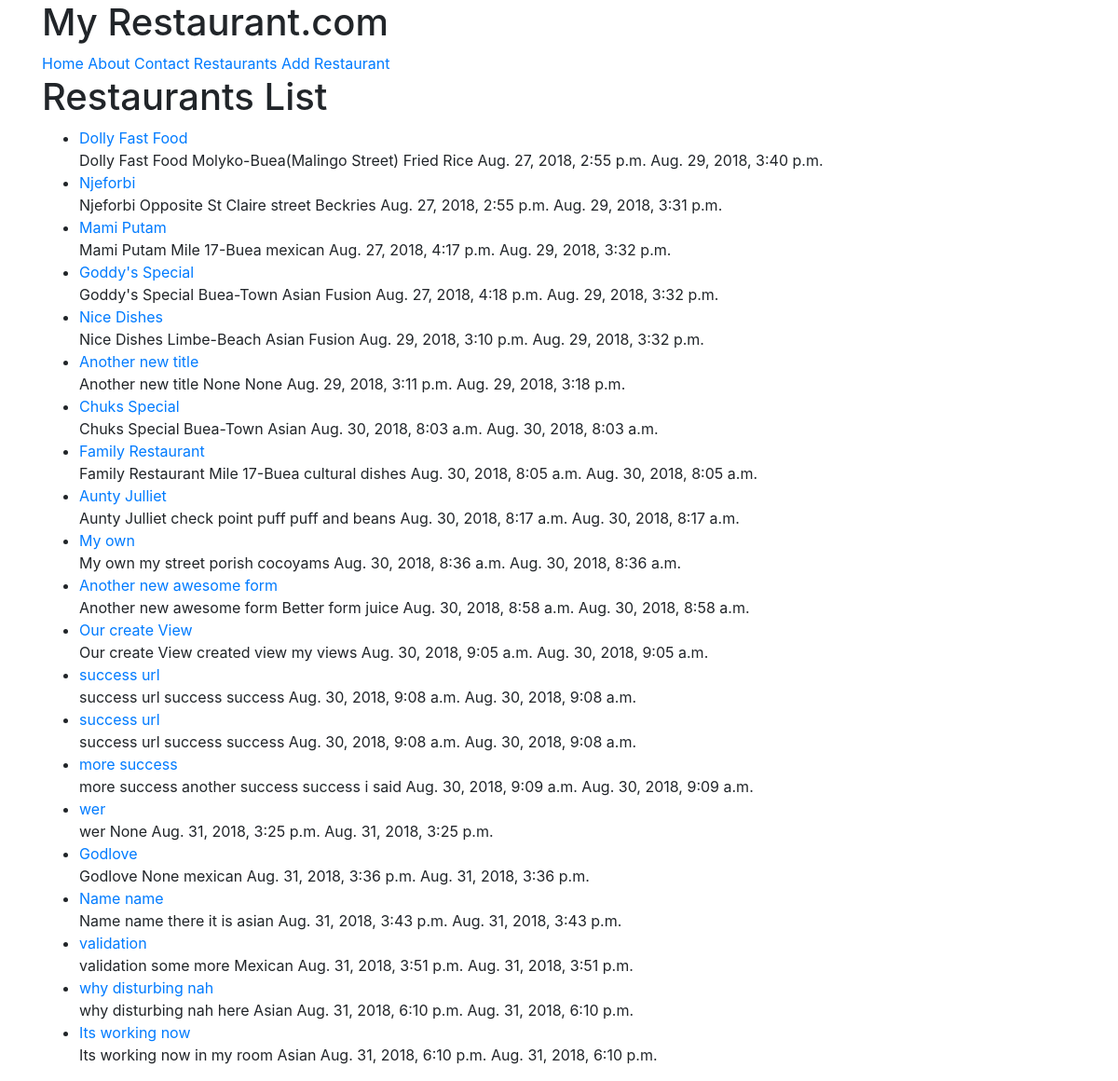
The page /restaurants/ on the database its author committed.
### restaurants/models.py (models this page shows, shortened)
class RestaurantLocation(models.Model):
    owner     = models.ForeignKey(User, null=False) #check out Django Models Unleashed JOINCFE.com#class_instance.model_set.all()
    name      = models.CharField(max_length=120)
    location  = models.CharField(max_length=120, null=True, blank=True)
    category  = models.CharField(max_length=120, null=True, blank=True, validators=[validate_category])
    timestamp = models.DateTimeField(auto_now_add=True)
    updated   = models.DateTimeField(auto_now=True)
    slug      = models.SlugField(null=True, blank=True)
    def __str__(self):
        return self.name

### restaurants/views.py (the view)
# urls.py: url(r'^restaurants/$', RestaurantListView.as_view()),
class RestaurantListView(ListView):
    template_name = 'restaurantlocation_list.html'
    def get_queryset(self):
        slug = self.kwargs.get("slug")
        if slug:
            queryset = RestaurantLocation.objects.filter(
                Q(category__iexact=slug) |
                Q(category__icontains=slug)
            )
        else:
            queryset = RestaurantLocation.objects.all()
        return queryset

### templates/restaurantlocation_list.html (shortened to what this page needs)
{% extends "base.html" %}
{% block content %}
<h1> Restaurants List</h1>
<ul>
{% for obj in object_list %}
    <li>
        <a href="/restaurants/{{obj.slug}}/">{{ obj }}</a><br/>
    {{ obj.name }} {{ obj.location }} {{ obj.category }} {{ obj.timestamp }} {{ obj.updated }}
    </li>
{% endfor %}
</ul>
{% endblock %}

### templates/base.html (shortened to what this page needs)
<!DOCTYPE html>
<html lang="en">
<head>
    {% include 'snippets/css.html' %}
</head>
<body>
{% include 'snippets/nav.html' %}
<div class="container">
{% block content %}{% endblock content %}
</div>
</body>
</html>

### templates/snippets/css.html (shortened to what this page needs)
<link rel="stylesheet" href="https://stackpath.bootstrapcdn.com/bootstrap/4.1.3/css/bootstrap.min.css">

### templates/snippets/nav.html
<div class="container">
<h1> My Restaurant.com</h1>
<a href="/">Home</a>
<a href="/about/">About</a>
<a href="/contact/">Contact</a>
<a href="/restaurants/">Restaurants</a>
<a href="/restaurants/create">Add Restaurant</a>
</div>

### rows shown on the page
RestaurantLocation: name "Dolly Fast Food", location "Molyko-Buea(Malingo Street)", category "Fried Rice", timestamp "Aug. 27, 2018, 2:55 p.m.", updated "Aug. 29, 2018, 3:40 p.m."
RestaurantLocation: name "Njeforbi", location "Opposite St Claire street", category "Beckries", timestamp "Aug. 27, 2018, 2:55 p.m.", updated "Aug. 29, 2018, 3:31 p.m."
RestaurantLocation: name "Mami Putam", location "Mile 17-Buea", category "mexican", timestamp "Aug. 27, 2018, 4:17 p.m.", updated "Aug. 29, 2018, 3:32 p.m."
RestaurantLocation: name "Goddy's Special", location "Buea-Town", category "Asian Fusion", timestamp "Aug. 27, 2018, 4:18 p.m.", updated "Aug. 29, 2018, 3:32 p.m."
RestaurantLocation: name "Nice Dishes", location "Limbe-Beach", category "Asian Fusion", timestamp "Aug. 29, 2018, 3:10 p.m.", updated "Aug. 29, 2018, 3:32 p.m."
RestaurantLocation: name "Another new title", location "None", category "None", timestamp "Aug. 29, 2018, 3:11 p.m.", updated "Aug. 29, 2018, 3:18 p.m."
RestaurantLocation: name "Chuks Special", location "Buea-Town", category "Asian", timestamp "Aug. 30, 2018, 8:03 a.m.", updated "Aug. 30, 2018, 8:03 a.m."
RestaurantLocation: name "Family Restaurant", location "Mile 17-Buea", category "cultural dishes", timestamp "Aug. 30, 2018, 8:05 a.m.", updated "Aug. 30, 2018, 8:05 a.m."
RestaurantLocation: name "Aunty Julliet", location "check point", category "puff puff and beans", timestamp "Aug. 30, 2018, 8:17 a.m.", updated "Aug. 30, 2018, 8:17 a.m."
RestaurantLocation: name "My own", location "my street", category "porish cocoyams", timestamp "Aug. 30, 2018, 8:36 a.m.", updated "Aug. 30, 2018, 8:36 a.m."
RestaurantLocation: name "Another new awesome form", location "Better form", category "juice", timestamp "Aug. 30, 2018, 8:58 a.m.", updated "Aug. 30, 2018, 8:58 a.m."
RestaurantLocation: name "Our create View", location "created view", category "my views", timestamp "Aug. 30, 2018, 9:05 a.m.", updated "Aug. 30, 2018, 9:05 a.m."
RestaurantLocation: name "success url", location "success", category "success", timestamp "Aug. 30, 2018, 9:08 a.m.", updated "Aug. 30, 2018, 9:08 a.m."
RestaurantLocation: name "success url", location "success", category "success", timestamp "Aug. 30, 2018, 9:08 a.m.", updated "Aug. 30, 2018, 9:08 a.m."
RestaurantLocation: name "more success", location "another success", category "success i said", timestamp "Aug. 30, 2018, 9:09 a.m.", updated "Aug. 30, 2018, 9:09 a.m."
RestaurantLocation: name "wer", location "None", timestamp "Aug. 31, 2018, 3:25 p.m.", updated "Aug. 31, 2018, 3:25 p.m."
RestaurantLocation: name "Godlove", location "None", category "mexican", timestamp "Aug. 31, 2018, 3:36 p.m.", updated "Aug. 31, 2018, 3:36 p.m."
RestaurantLocation: name "Name name", location "there it is", category "asian", timestamp "Aug. 31, 2018, 3:43 p.m.", updated "Aug. 31, 2018, 3:43 p.m."
RestaurantLocation: name "validation", location "some more", category "Mexican", timestamp "Aug. 31, 2018, 3:51 p.m.", updated "Aug. 31, 2018, 3:51 p.m."
RestaurantLocation: name "why disturbing nah", location "here", category "Asian", timestamp "Aug. 31, 2018, 6:10 p.m.", updated "Aug. 31, 2018, 6:10 p.m."
RestaurantLocation: name "Its working now", location "in my room", category "Asian", timestamp "Aug. 31, 2018, 6:10 p.m.", updated "Aug. 31, 2018, 6:10 p.m."
